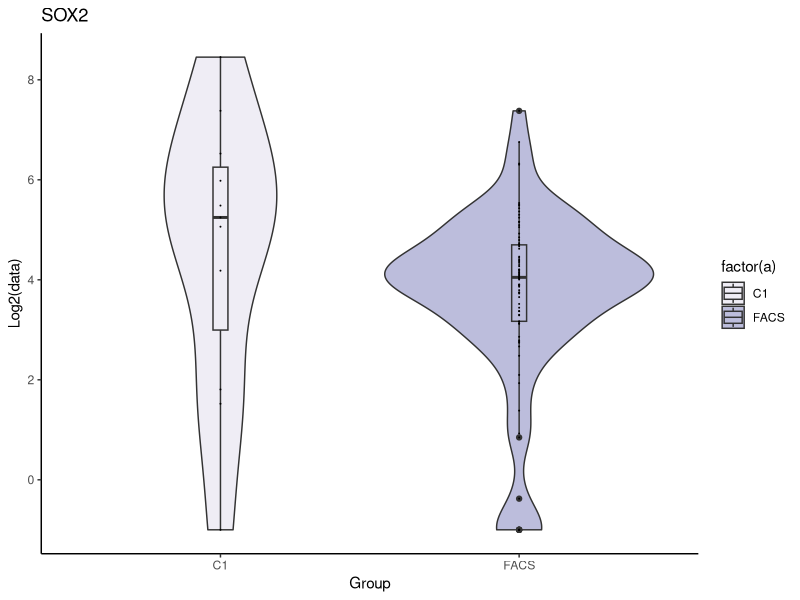

This chart was generated by the following R code:
#violin Plot
setwd("D:/DATA/UC Irvine/JJEMERSON_CLASS_2018")
#res <- read.table("nolog_qn_tzb_tpm_over3000.txt",row.names=1, header = T)
library(ggplot2)
group <- read.table("violin_input.txt",header = T)
# Basic violin plot
a=group$condition
#b = log2(group$CRH+1)
b=log2(group$SOX2 +0.5)
df <- data.frame(a, b)
p1 <- ggplot(df, aes(x=a, y=b), fill=a) + 
  geom_violin(aes(fill = factor(a))) +
  #ggtitle("Dlx5") + 
  labs(title="SOX2",x="Group", y = "Log2(data)")+
  theme(text = element_text(size = 5)) + 
  geom_boxplot(aes(fill = factor(group$condition)), width = 0.05) + 
  geom_dotplot(binaxis='y', stackdir='center', dotsize=0.1, binwidth = 0.01) +
  scale_fill_brewer(palette = "Purples") +
  theme_classic()
#  geom_violin()
plot(p1)
